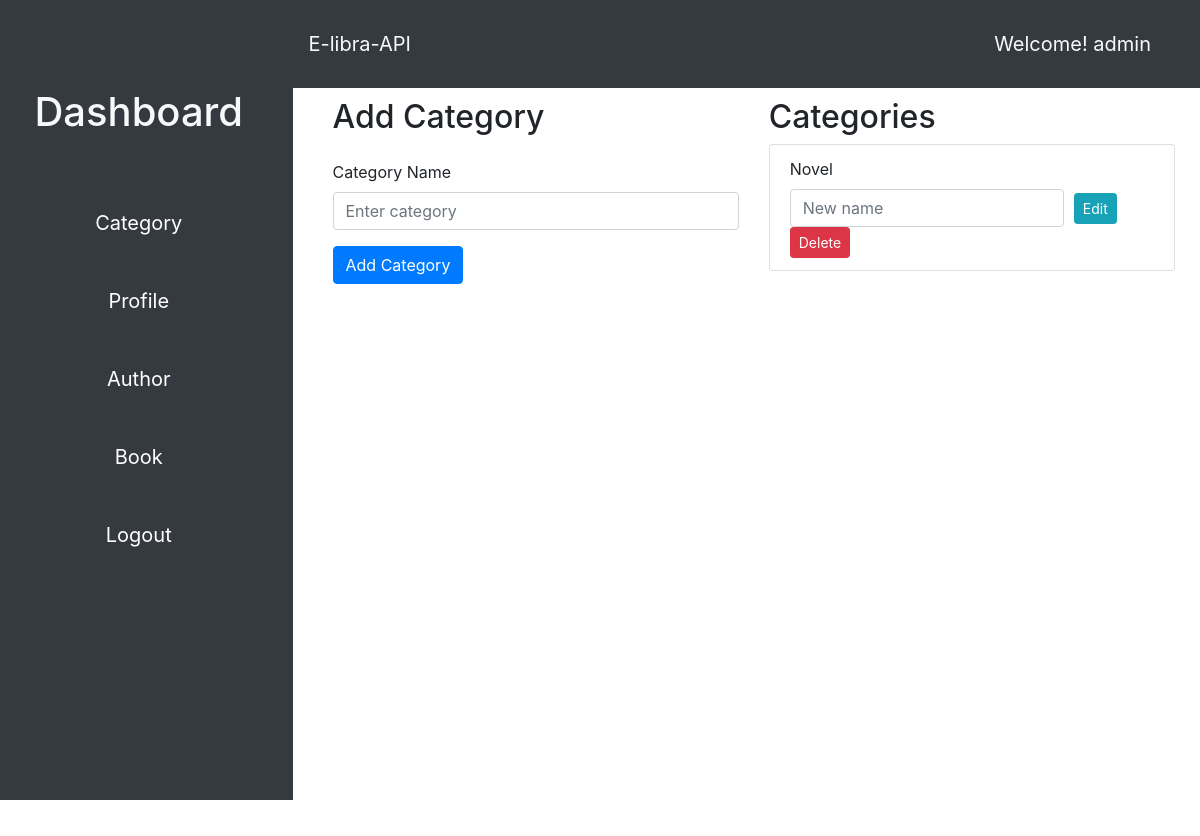
Before: /category (signed in) with the older database file.
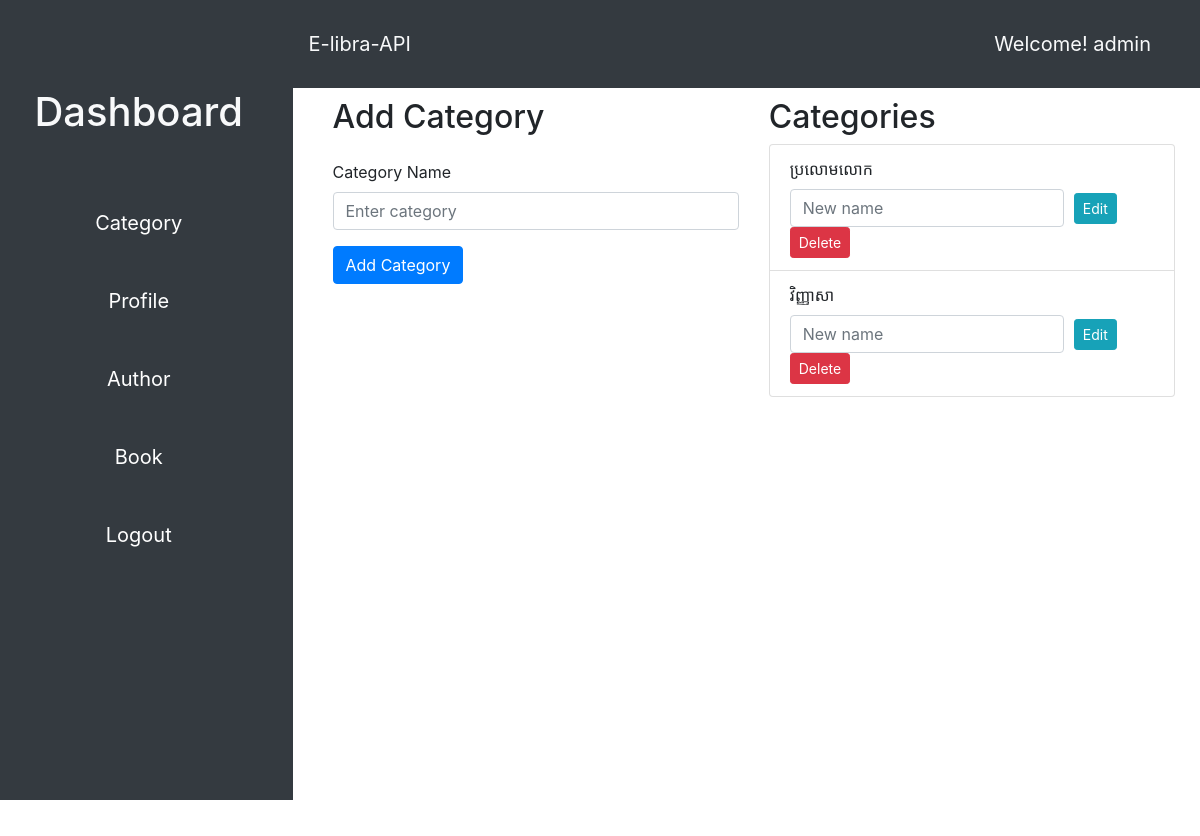
After: the same page with the newer database file.
### app/models/__init__.py (models this page shows)
class User(db.Model, UserMixin):
    id = db.Column(db.Integer, primary_key=True)
    username = db.Column(db.String(50), unique=True, nullable=False)
    email = db.Column(db.String(120), nullable=False, unique=True)
    password_hash = db.Column(db.String, nullable=False)
    gender = db.Column(db.String(10))
    role = db.Column(db.String)
    profile = db.relationship('Profile', back_populates='user')

class Category(db.Model):
    id = db.Column(db.Integer, primary_key=True)
    name = db.Column(db.String(100), nullable=False, unique=True)
    books = db.relationship('Book', back_populates='category')

### app/views/main.py (the view, shortened to what this page needs)
@main.route('/category', methods=['GET', 'POST'])
@login_required
def category():
    username = current_user.username
    form = CategoryForm()
    categories = Category.query.all()
    return render_template('category.html', form=form, username=username, categories=categories)

### app/views/auth/form.py
class CategoryForm(FlaskForm):
    name = StringField('Category Name', validators=[DataRequired()], render_kw={'placeholder': 'Enter category'})
    submit = SubmitField('Submit')

### app/views/auth/auth.py (called while the page is built)
@login_manager.user_loader
def load_user(username):
    return User.query.get(username)

### app/templates/category.html (shortened to what this page needs)
{% extends 'base.html' %}
{% block content %}
<div class="container">
    <div class="row">
        <div class="col-md-6">
            <h2>Add Category</h2>
            <form method="post" action="{{ url_for('main.category') }}" class="mt-4">
                <div class="form-group">
                    {{ form.name.label(class="form-label") }}
                    {{ form.name(class="form-control", placeholder="Enter category") }}
                </div>
                <button type="submit" class="btn btn-primary">Add Category</button>
            </form>
        </div>
        <div class="col-md-6">
            <h2>Categories</h2>
            <ul class="list-group">
                {% for category in categories %}
                    <li class="list-group-item">
                        {{ category.name }}
                        <form method="post" action="{{ url_for('main.category') }}">
                            <div class="form-row align-items-center mt-2">
                                <div class="col-auto">
                                    <input type="text" name="new_name" class="form-control" placeholder="New name" />
                                </div>
                                <div class="col-auto">
                                    <button type="submit" name="edit_category" class="btn btn-sm btn-info">Edit</button>
                                </div>
                                <div class="col-auto">
                                    <button type="submit" name="delete_category" class="btn btn-sm btn-danger">Delete</button>
                                </div>
                            </div>
                        </form>
                    </li>
                {% endfor %}
            </ul>
        </div>
    </div>
</div>
{% endblock %}

### app/templates/base.html (shortened to what this page needs)
<!DOCTYPE html>
<html lang="en">
  <head>
    <link href="https://stackpath.bootstrapcdn.com/bootstrap/4.3.1/css/bootstrap.min.css" rel="stylesheet" />
    <link rel="stylesheet" href="{{ url_for('static', filename='style.css') }}" />
  </head>
  <body>
    <div class="container-fluid">
      <div class="row">
        <aside class="col-md-3 col-lg-3 sidebar bg-dark">
          <div class="sidebar-sticky">
            <ul class="nav flex-column">
              {% if current_user.is_authenticated %}
              <h1 class="text-light my-5 text-center">Dashboard</h1>
              <li class="nav-item my-3 text-center">
                <a href="{{ url_for('main.category') }}" class="nav-link">Category</a>
              </li>
              <li class="nav-item my-3 text-center">
                <a href="{{ url_for('main.profile') }}" class="nav-link">Profile</a>
              </li>
              <li class="nav-item my-3 text-center">
                <a href="{{ url_for('main.author') }}" class="nav-link">Author</a>
              </li>
              <li class="nav-item my-3 text-center">
                <a href="{{ url_for('main.book') }}" class="nav-link">Book</a>
              </li>
              <li class="nav-item my-3 text-center">
                <a href="{{ url_for('auth.logout') }}" class="nav-link">Logout</a>
              </li>
              {% endif %}
            </ul>
          </div>
        </aside>
        <div class="w-auto col-lg-9 col-md-9">
          <section class="hero">
            <div class="hero-head">
              <nav class="navbar navbar-expand-lg d-flex navbar-light py-4 bg-dark justify-content-between">
                <a href="{{ url_for('main.index') }}" class="navbar-brand text-light text-center"
                  >E-libra-API</a
                >
                <span class="d-flex navbar-brand text-light text-center mr-5">Welcome! {{username}}</span>
              </nav>
            </div>
            <div class="hero-body">
              <div class="container has-text-centered">{% block content %}{% endblock %}</div>
            </div>
          </section>
        </div>
      </div>
    </div>
  </body>
</html>

### app/static/style.css (style rules this page uses)
.hero-body { padding: 10px; width: 100%; height: 90vh; background-color: #ffffff; }
.sidebar { width: 20%; }
.navbar { width: auto; margin-bottom: 5px; }
.nav-item { width: 100%; align-items: center; }
.row { height: 100vh; }
.sidebar-sticky { margin-top: 20px; font-size: 20px; }
.col-lg-9 { padding: 0; }
.container-fluid { height: 100vh; width: 100%; }
.hero { display: flex; flex-direction: column; justify-content: center; align-items: center; height: 100%; width: auto; }
.hero-head { width: 100%; }
.hero-body { flex-grow: 1; }

### app/templates/base.html (style rules this page uses)
html, body { height: 100%; }
.container-fluid { height: 100%; padding-right: 0; padding-left: 0; }
.sidebar { height: 100%; background-color: #343a40; padding: 20px; }
.sidebar-sticky { position: sticky; top: 0; padding-bottom: 20px; }
.nav-link { color: #fff; }
.navbar { margin-bottom: 0; }

Changed rows visible on the page:
changed Category (number 1 of 2 on the later page): name "Novel" → "ប្រលោមលោក"
added Category: name "វិញ្ញាសា"
